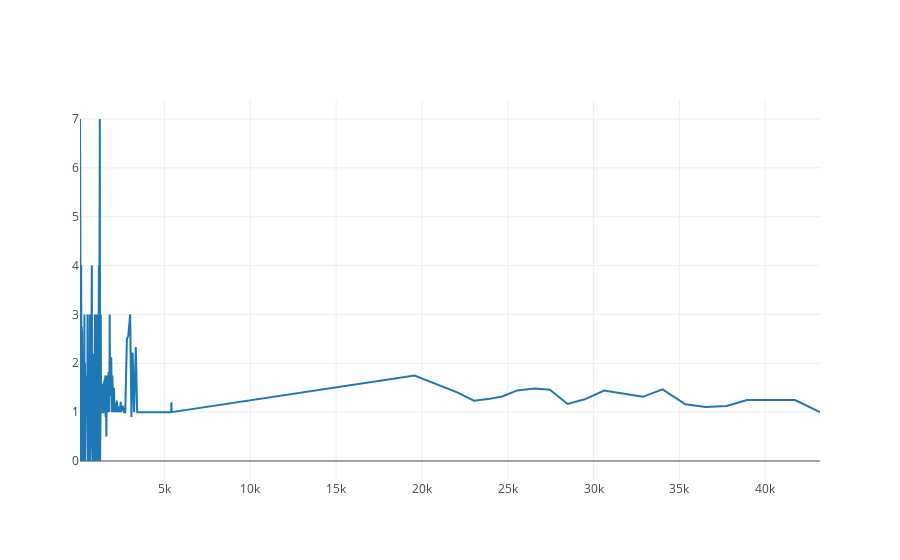

Notebook code for this chart:
### Code cell
data=[]
lista_tuplas_df_xy=[]


for UT in df_summary_evol.UT.unique()[:20]:
    
    df_plot=df_summary_evol[df_summary_evol['UT']==UT]
           
    x1=df_plot['num_cit'].tolist()
    y1=df_plot['avg_sect'].tolist()      #df_plot['most_common_sect']
    
    trace = go.Scatter( x=x1, 
                       #y=df_plot['most_common_sect'],
                       y=y1,
                       name=UT )
    
   # trace = go.Scatter(x=x1, y=y1 , name=UT )
   # data.append(trace)
    
    tupla_xy=(x1, y1)
    lista_tuplas_df_xy.append(tupla_xy)

   

        

new_list_tuplas=fill_gaps(lista_tuplas_df_xy) 
tupla_avg=get_time_avg_list_values(new_list_tuplas)        
        
trace = go.Scatter( x=tupla_avg[0], 
                    y=tupla_avg[1],                      
                    name="avg" )
data.append(trace)      
 


        
layout = go.Layout(
       # title='Plot Title',
        xaxis=dict(
            title='Number of citations accumulated',
#             titlefont=dict(
#                 family='Courier New, monospace',
#                 size=18,
#                 color='#7f7f7f'
#             )
        ),
        yaxis=dict(
            title='Most common section in the paper',
#             titlefont=dict(
#                 family='Courier New, monospace',
#                 size=18,
#                 color='#7f7f7f'
#             )
        )
    )

fig = Figure(data=data, layout=layout)

    
    

iplot(data, filename='testing_time_series_citations.html')
   
offline.plot(fig, auto_open=True, image = 'png', image_filename="testing_time_series_evol_sect_location_vs_num_citations" ,
                 output_type='file',  filename='/home/staff/julia/at_Northwestern/In_Text_Citations/In-Text-Citations-New/plots/time_series_evol_sect_location_vs_num_citations.html', validate=False)

### Figure 1 — Plotly figure (JSON) as saved in the notebook; plotly's stock layout.template omitted (floating-point values rounded to 4 significant figures; data arrays with more than 128 entries replaced by an {"elided": "..."} marker saying what was removed)
{"data": [{"name": "avg", "type": "scatter", "x": {"elided": "203 int values"}, "y": {"elided": "203 float values"}}], "layout": {}}
